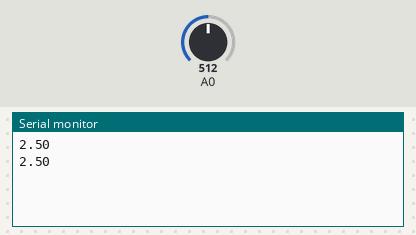
Simulated run of this sketch. Board: Arduino Uno, built with avr-gcc and run on an emulated ATmega328P. Shown: the last lines printed to the serial monitor. The inputs (shaded band) are chosen by the test bench; at power-on: A0 = 512.

Above: at 1.9 s.
2.0 s: A0 set to 716
At 3.2 s:
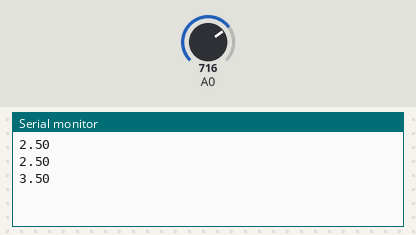
3.5 s: A0 set to 900
At 3.5 s:
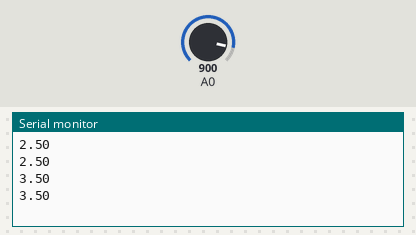
Timing chart, 0 to 6.5 s (numbered marks = the images above; inputs shaded):
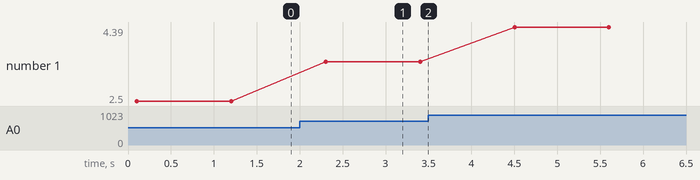

The sketch:

ACP2.ino
```cpp
float val = 0.0;
void setup()
{
  Serial.begin(9600);
  pinMode(A0, INPUT);
}
void loop()
{
  val = analogRead(A0);
  delay(100);
  Serial.println((5.0 / 1024.0)*val);
  delay(1000);
}
```

Measured:
- after the input at 2.0 s, the serial monitor: prints a new line after 0.30 s (image 1)
- plotted number 1: 2.5 → 3.5 after the input at 2.0 s, 3.5 → 4.39 after the input at 3.5 s
